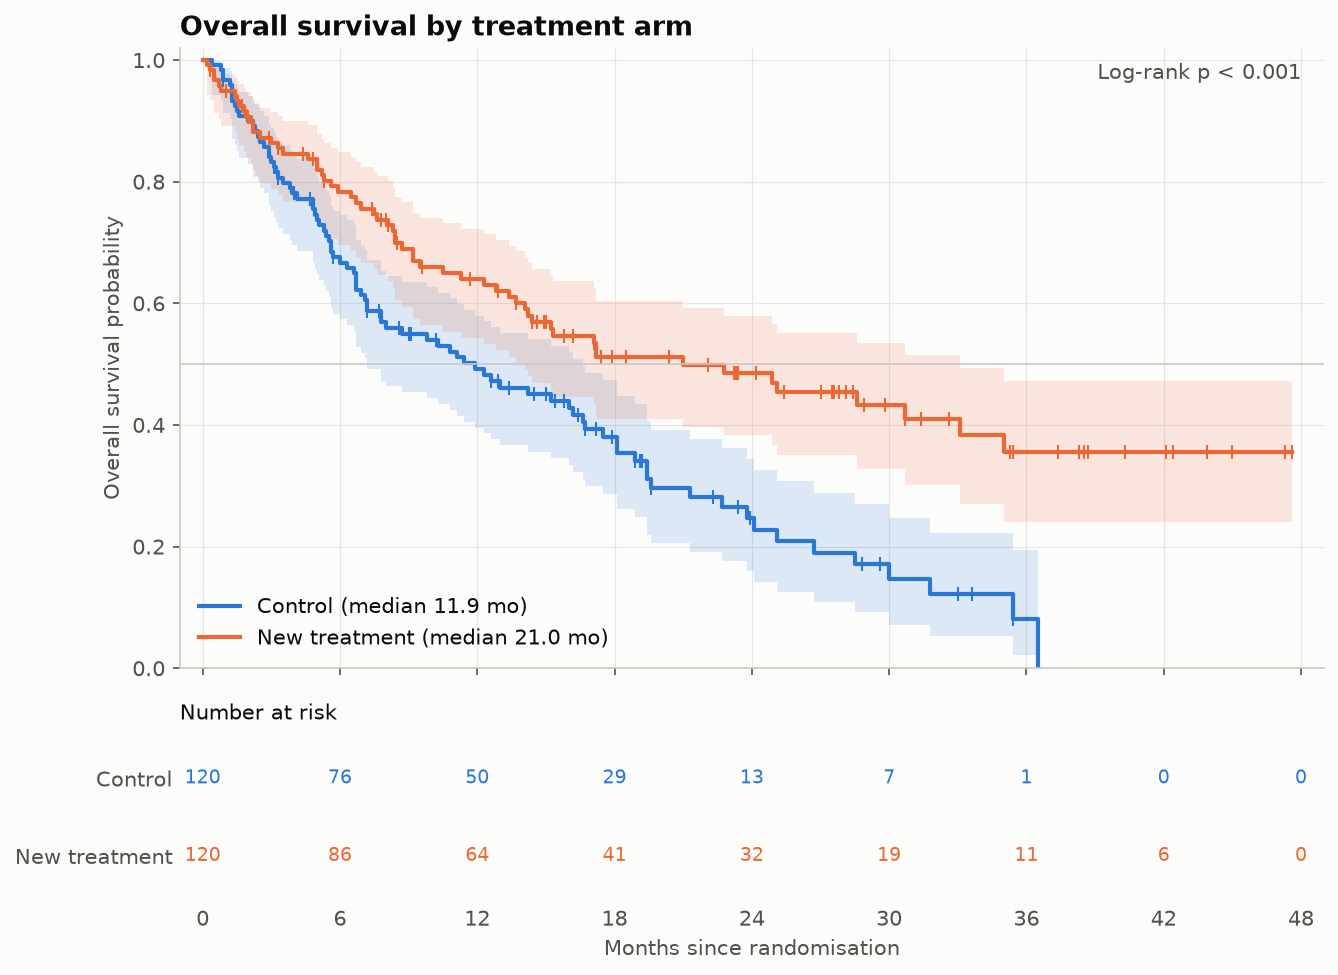

Recreate this plot in Python.
"""
Kaplan–Meier Survival Curve  -  family: Healthcare & life sciences

DESIGN PURPOSE
A step function estimating the probability of remaining event-free over time
while correctly handling censored subjects, meaning those whose follow-up
ended before an event. It is the standard figure for time-to-event outcomes in
clinical trials and cohort studies.

WHEN TO USE
  - Compare overall survival, progression-free survival or time-to-relapse
    between treatment arms or risk groups
  - Show any time-to-event outcome with censoring (churn, machine failure,
    time to readmission)
  - Report median survival and survival at landmark times (1-year, 5-year)

AVOID WHEN
  - Survival curves cross substantially (the log-rank test is weak; report
    RMST or landmark analyses as well)
  - There are competing risks (use cumulative incidence functions)
  - There are many groups (more than 3–4 curves become unreadable; facet
    instead)

ALTERNATIVES
  - Cumulative incidence plot
  - Swimmer plot (patient-level detail)
  - Forest plot of hazard ratios

EXAMPLE
A simulated two-arm oncology trial (120 patients per arm): true median overall
survival is 12 months on control and 18 months on the new treatment (the
estimated medians in the legend differ by chance), with administrative
censoring at up to 48 months.

NOTE: Examples use simulated data. De-identify patient data before analysing
it in notebooks: executed notebooks store their outputs.

Run:  python kaplan_meier.py
      python kaplan_meier.py --real-data   (real dataset: lifelines.datasets.load_waltons (fruit-fly lifespans by group, bundled offline))
"""
import sys
from pathlib import Path

# This example uses the reusable vizlib package from this repository
# (or `pip install -e .` at the repo root).
sys.path.insert(0, str(Path(__file__).resolve().parents[2]))

import numpy as np
import pandas as pd
import matplotlib.pyplot as plt

# Library style: categorical colors in fixed order, recessive axes, hairline grid.
PALETTE = ["#2a78d6", "#eb6834", "#1baf7a", "#eda100",
           "#e87ba4", "#008300", "#6250d6", "#e34948"]
SEQ_CMAP = "Blues"      # sequential: one hue, light -> dark
DIV_CMAP = "RdBu_r"     # diverging: two opposite hues, neutral midpoint
GRAY = "#b8b7b1"        # de-emphasised marks
plt.rcParams.update({
    "figure.figsize": (8, 4.8), "figure.dpi": 110, "figure.facecolor": "#fcfcfb",
    "axes.facecolor": "#fcfcfb", "axes.edgecolor": "#c9c8c3", "axes.linewidth": 0.8,
    "axes.spines.top": False, "axes.spines.right": False,
    "axes.grid": True, "grid.color": "#e6e5e1", "grid.linewidth": 0.6, "axes.axisbelow": True,
    "axes.prop_cycle": plt.cycler(color=PALETTE),
    "axes.titlesize": 13, "axes.titleweight": "bold", "axes.titlelocation": "left",
    "axes.labelcolor": "#52514e", "xtick.color": "#52514e", "ytick.color": "#52514e",
    "text.color": "#0b0b0b", "font.size": 10, "lines.linewidth": 2,
    "legend.frameon": False,
})

from scipy.stats import chi2
from vizlib.health import kaplan_meier as km_table

# --- Example data ------------------------------------------------------------
rng = np.random.default_rng(42)
def simulate(n, median):
    event_time = rng.exponential(median / np.log(2), n)
    censor_time = np.minimum(rng.uniform(12, 48, n), rng.exponential(80, n))
    t = np.minimum(event_time, censor_time).round(1)
    return t, (event_time <= censor_time).astype(int)
arms = {"Control": simulate(120, 12), "New treatment": simulate(120, 18)}
df = pd.concat([pd.DataFrame({"arm": a, "months": t, "event": e}) for a, (t, e) in arms.items()])

def kaplan_meier(t, e):
    """Kaplan-Meier estimate with 95% CI (Greenwood variance, log(-log) scale) from the tested
    vizlib.health module. Returns step times, S(t) and the CI, carried to the last follow-up."""
    km = km_table(t, e)
    end = max(t.max(), km["time"].max())
    pad = lambda col: np.r_[km[col].to_numpy(), km[col].iloc[-1]]
    return np.r_[km["time"].to_numpy(), end], pad("survival"), pad("ci_lower"), pad("ci_upper")


def logrank_p(t1, e1, t2, e2):
    O = E = V = 0.0
    for u in np.unique(np.r_[t1[e1 == 1], t2[e2 == 1]]):
        n1, n2 = (t1 >= u).sum(), (t2 >= u).sum()
        d1, d = ((t1 == u) & (e1 == 1)).sum(), ((t1 == u) & (e1 == 1)).sum() + ((t2 == u) & (e2 == 1)).sum()
        n = n1 + n2
        O += d1; E += d * n1 / n
        if n > 1:
            V += d * (n1 / n) * (n2 / n) * (n - d) / (n - 1)
    return chi2.sf((O - E) ** 2 / V, 1)

p_value = logrank_p(*arms["Control"], *arms["New treatment"])
ticks = np.arange(0, 49, 6)
title, xlabel, ylabel = ("Overall survival by treatment arm", "Months since randomisation",
                         "Overall survival probability")
df.groupby("arm").agg(patients=("event", "size"), events=("event", "sum"))

REAL_DATA = "--real-data" in sys.argv
if REAL_DATA:  # lifelines.datasets.load_waltons (fruit-fly lifespans by group, bundled offline)
    from lifelines.datasets import load_waltons

    waltons = load_waltons()
    arms = {g: (d["T"].to_numpy(float), d["E"].to_numpy(int))
            for g, d in waltons.groupby("group", sort=True)}            # "control", "miR-137"
    arms = {"Control": arms["control"], "miR-137 knockdown": arms["miR-137"]}
    p_value = logrank_p(*arms["Control"], *arms["miR-137 knockdown"])
    ticks = np.arange(0, 76, 12)
    title, xlabel, ylabel = ("Fruit-fly lifespan: control vs. miR-137 knockdown (Waltons data)",
                             "Days", "Probability still alive")
    waltons.groupby("group").agg(flies=("E", "size"), deaths=("E", "sum"))

# --- Plot --------------------------------------------------------------------
fig, (ax, axr) = plt.subplots(2, 1, figsize=(9, 6.6), height_ratios=[4, 1.1], sharex=True)
for i, (arm, (t, e)) in enumerate(arms.items()):
    x, s, lo, hi = kaplan_meier(t, e)
    med = x[np.argmax(s <= 0.5)] if (s <= 0.5).any() else np.nan
    ax.step(x, s, where="post", color=PALETTE[i], label=f"{arm} (median {med:.1f} mo)")
    ax.fill_between(x, lo, hi, step="post", color=PALETTE[i], alpha=0.15, linewidth=0)
    ct = t[e == 0]
    ax.plot(ct, s[np.searchsorted(x, ct, side="right") - 1], "|", color=PALETTE[i], markersize=7)
    for tk in ticks:
        axr.text(tk, 1 - i, str((t >= tk).sum()), ha="center", va="center", color=PALETTE[i], fontsize=9)
ax.axhline(0.5, color="#c9c8c3", linewidth=0.8)
ax.set_ylim(0, 1.02); ax.set_ylabel(ylabel)
ax.set_title(title)
ax.text(0.98, 0.95, "Log-rank p < 0.001" if p_value < 0.001 else f"Log-rank p = {p_value:.3f}", transform=ax.transAxes, ha="right", color="#52514e")
ax.legend(loc="lower left")
axr.set_ylim(-0.6, 1.6); axr.set_yticks([1, 0], list(arms)); axr.grid(False)
axr.set_xticks(ticks); axr.set_xlim(-ticks[-1] / 48, ticks[-1] + 1); axr.set_xlabel(xlabel)
axr.set_title("Number at risk", fontsize=10, fontweight="normal")
for side in ("left", "bottom"):
    axr.spines[side].set_visible(False)
axr.tick_params(length=0)
fig.tight_layout()

# --- Save / show -------------------------------------------------------------
out = Path(__file__).with_name(Path(__file__).stem + ("_real" if REAL_DATA else "") + ".png")
fig.savefig(out, dpi=150, bbox_inches="tight")
print(f"saved {out}")
if "--no-show" not in sys.argv:
    plt.show()
